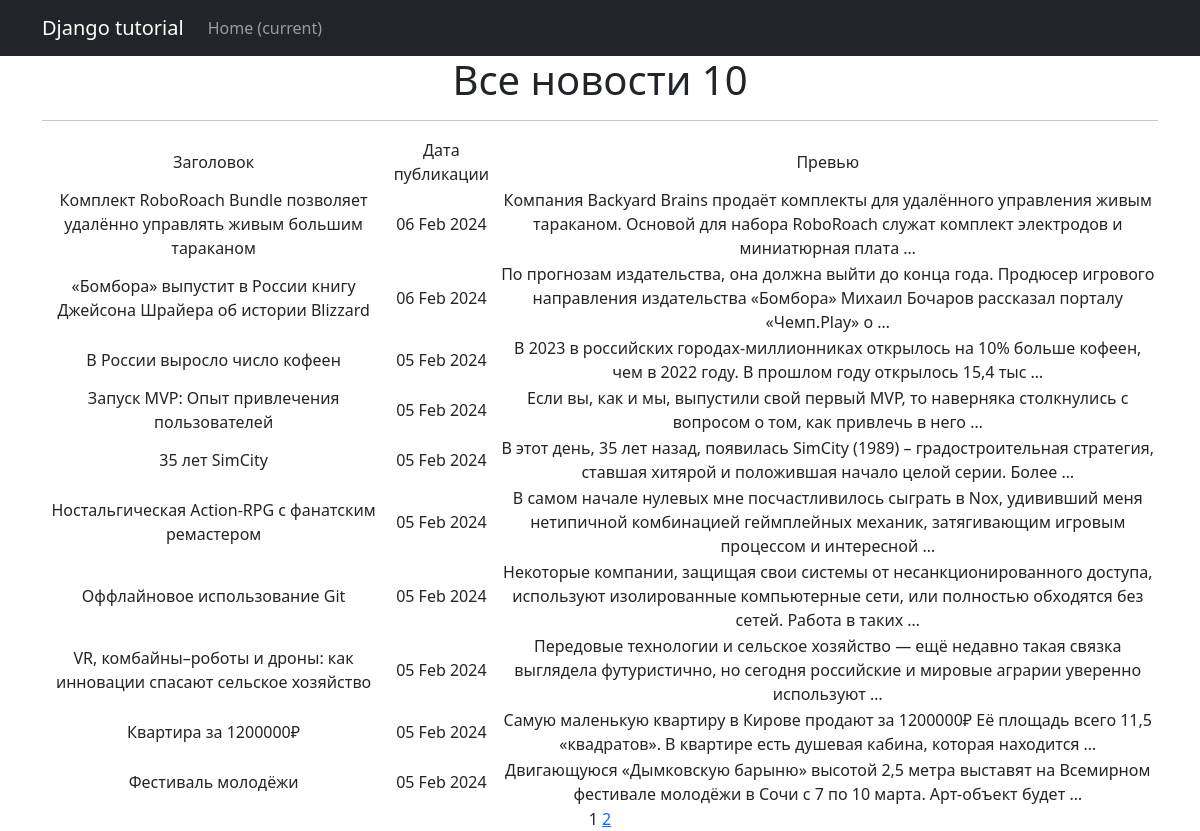
/posts/, run on the app's committed database.
### posts/models.py (models this page shows, shortened)
class Post(models.Model):
	news = 'News'
	article = 'Article'
	POST_TYPES = [(news, 'Новость'),
				  (article, 'Статья')]
	author = models.ForeignKey(Author, on_delete=models.CASCADE)
	post_type = models.CharField(max_length=255, choices=POST_TYPES)
	date = models.DateTimeField(auto_now_add=True)
	categories = models.ManyToManyField(Category, through='PostCategory')
	title = models.CharField(max_length=255)
	text = models.TextField()
	rating = models.IntegerField(default=0)

### posts/views.py (the view)
# urls.py: path('', PostsList.as_view(), name='posts_list'),
class PostsList(ListView):
	model = Post
	ordering = '-date'
	template_name = 'posts.html'
	context_object_name = 'posts'
	paginate_by = 10

### posts/templatetags/custom_tags.py (called while the page is built)
@register.simple_tag(takes_context=True)
def url_replace(context, **kwargs):
    d = context['request'].GET.copy()
    for k, v in kwargs.items():
        d[k] = v
    return d.urlencode()

### templates/posts.html (shortened to what this page needs)
{% extends 'flatpages/default.html' %}
{% load custom_tags %}
{% block content %}
    <h1>Все новости {{ posts|length }}</h1>
    <hr>
    {% if posts %}
        <table>
            <tr>
                <td>Заголовок</td>
                <td>Дата публикации</td>
                <td>Превью</td>
            </tr>
            {% for post in posts %}
            <tr>
                <td>{{ post.title }}</td>
                <td>{{ post.date|date:'d M Y' }}</td>
                <td>{{ post.text|truncatewords:20 }}</td>
            </tr>
            {% endfor %}
        </table>
    {% else %}
        <h2>Новостей нет!</h2>
    {% endif %}
   {{ page_obj.number }}
   {% if page_obj.has_next %}
       <a href="?{% url_replace page=page_obj.next_page_number %}">{{ page_obj.next_page_number }}</a>
   {% endif %}
{% endblock content %}

### templates/flatpages/default.html (shortened to what this page needs)
<!DOCTYPE html>
<html lang="en">
    <head>
        {% load static %}
        <link href="{% static 'css/styles.css' %}" rel="stylesheet" />
    </head>
    <body>
        <nav class="navbar navbar-expand-lg navbar-dark bg-dark static-top">
           <div class="container">
               <a class="navbar-brand" href="#">Django tutorial</a>
               <div class="collapse navbar-collapse" id="navbarResponsive">
                   <ul class="navbar-nav ml-auto">
                       <li class="nav-item active">
                           <a class="nav-link" href="#">Home
                               <span class="sr-only">(current)</span>
                           </a>
                       </li>
                   </ul>
               </div>
           </div>
        </nav>
        <div class="container">
           <div class="row">
               <div class="col-lg-12 text-center">
                   {% block content %}{% endblock content %}
               </div>
           </div>
        </div>
    </body>
</html>

### data on the page
Post: title "Комплект RoboRoach Bundle позволяет удалённо управлять живым большим тараканом", date "06 Feb 2024", text "Компания Backyard Brains продаёт комплекты для удалённого управления живым тараканом. Основой для набора RoboRoach служат комплект электродов и миниатюрная плата …"
Post: title "«Бомбора» выпустит в России книгу Джейсона Шрайера об истории Blizzard", date "06 Feb 2024", text "По прогнозам издательства, она должна выйти до конца года. Продюсер игрового направления издательства «Бомбора» Михаил Бочаров рассказал порталу «Чемп.Play» о …"
Post: title "В России выросло число кофеен", date "05 Feb 2024", text "В 2023 в российских городах-миллионниках открылось на 10% больше кофеен, чем в 2022 году. В прошлом году открылось 15,4 тыс …"
Post: title "Запуск MVP: Опыт привлечения пользователей", date "05 Feb 2024", text "Если вы, как и мы, выпустили свой первый MVP, то наверняка столкнулись с вопросом о том, как привлечь в него …"
Post: title "35 лет SimCity", date "05 Feb 2024", text "В этот день, 35 лет назад, появилась SimCity (1989) – градостроительная стратегия, ставшая хитярой и положившая начало целой серии. Более …"
Post: title "Ностальгическая Action-RPG с фанатским ремастером", date "05 Feb 2024", text "В самом начале нулевых мне посчастливилось сыграть в Nox, удививший меня нетипичной комбинацией геймплейных механик, затягивающим игровым процессом и интересной …"
Post: title "Оффлайновое использование Git", date "05 Feb 2024", text "Некоторые компании, защищая свои системы от несанкционированного доступа, используют изолированные компьютерные сети, или полностью обходятся без сетей. Работа в таких …"
Post: title "VR, комбайны–роботы и дроны: как инновации спасают сельское хозяйство", date "05 Feb 2024", text "Передовые технологии и сельское хозяйство — ещё недавно такая связка выглядела футуристично, но сегодня российские и мировые аграрии уверенно используют …"
Post: title "Квартира за 1200000₽", date "05 Feb 2024", text "Самую маленькую квартиру в Кирове продают за 1200000₽ Её площадь всего 11,5 «квадратов». В квартире есть душевая кабина, которая находится …"
Post: title "Фестиваль молодёжи", date "05 Feb 2024", text "Двигающуюся «Дымковскую барыню» высотой 2,5 метра выставят на Всемирном фестивале молодёжи в Сочи с 7 по 10 марта. Арт-объект будет …"

### other printed values
{{ posts|length }} "10"
{{ page_obj.number }} "1"
{{ page_obj.next_page_number }} "2"
